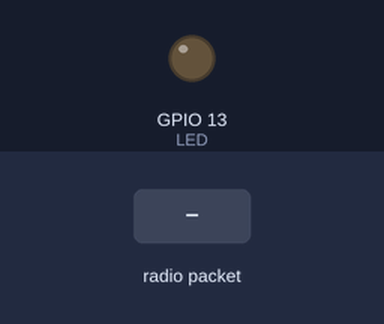
This sketch was run on a simulated ESP8266 (NodeMCU). On the bench: output pins drawn as LEDs (lit = HIGH). Inputs (shaded band) come from the test bench. WiFi joins after 1.5 s; servers stay silent unless stated; uploads are accepted with an empty reply; no radio packets arrive unless stated; pins used as bus, display or sensor lines are not drawn; what the sketch prints to the serial monitor is not drawn.

Above: at 2.8 s.
2.9 s: radio packet "1" arrives
At 3.05 s:
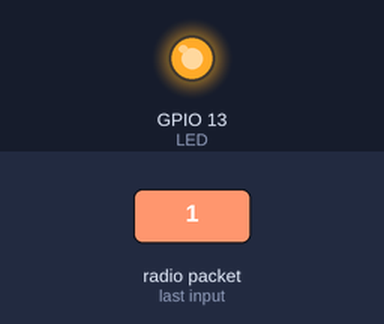
Timing chart, 0 to 5.9 s (numbered marks = the images above; inputs shaded):
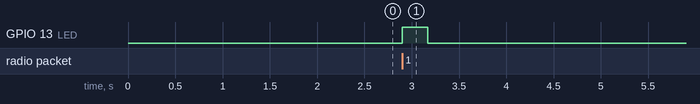

Measured:
- after the input at 2.9 s, GPIO 13 (LED): LOW → HIGH at once, → LOW 0.27 s later

The sketch:

rf95_server.ino
```cpp
#define BYTESWAP32(z) ((uint32_t)((z&0xFF)<<24|((z>>8)&0xFF)<<16|((z>>16)&0xFF)<<8|((z>>24)&0xFF)))

// ROBIOT
// FOR ESP8266!

#include <SPI.h>
#include <RH_RF95.h>
#include <Esp.h>
#include <ESP8266WiFi.h>
#include <ESP8266HTTPClient.h>

#define RFM95_CS 5
#define RFM95_RST 16
#define RFM95_INT 4

// Change to 434.0 or other frequency, must match RX's freq!
#define RF95_FREQ 863.0

// Singleton instance of the radio driver
RH_RF95 rf95(RFM95_CS, RFM95_INT);

struct packet{
  uint8_t droneID;
  uint8_t lat0;
  uint8_t lat1;
  uint8_t lat2;
  uint8_t lat3;
  uint8_t NorthSouth;
  uint8_t lon0;
  uint8_t lon1;
  uint8_t lon2;
  uint8_t lon3;
  uint8_t EastWest;
  uint16_t altitude;
  uint16_t speed;

  // Keeping track of the packets
  float time;
  uint8_t SEQ;

  // TBD how we send data
  uint8_t sensorid;
  uint32_t sensorData;

  //This should always be 0!
  uint8_t end;
};

int sendOHttp(uint8_t robiotID, float gpsLat, uint8_t noSo, float gpsLon, uint8_t eaWe, float gpsAlt);

#define SERVER_IP "192.168.1.35:5000"

//TODO: Nire etxeko wifi pasahitza ez publikatzea hortik... ya berandu... en fin... :(

#ifndef STASSID
#define STASSID "Portuetxe24"
#define STAPSK "ErEkIk27Ct"
#endif

int robiotID = 1;
int gwID = 1;
float gpsLat = 0;
float gpsLon = 0;
float gpsAlt = 0;
float hdg = 0;

// Blinky on receipt
#define LED 13

void setup()
{
  pinMode(LED, OUTPUT);
  pinMode(RFM95_RST, OUTPUT);
  digitalWrite(RFM95_RST, HIGH);

  while (!Serial);
  Serial.begin(74880);
  delay(100);

  WiFi.begin(STASSID, STAPSK);

  while (WiFi.status() != WL_CONNECTED) {
    delay(500);
    Serial.print(".");
  }
  Serial.println("");
  Serial.print("Connected! IP address: ");
  Serial.println(WiFi.localIP());

  // manual reset
  digitalWrite(RFM95_RST, LOW);
  delay(10);
  digitalWrite(RFM95_RST, HIGH);
  delay(10);

  while (!rf95.init()) {
    Serial.println("LoRa radio init failed");
    delay(5);
    ESP.wdtFeed();
  }
  Serial.println("LoRa radio init OK!");

  // Defaults after init are 434.0MHz, modulation GFSK_Rb250Fd250, +13dbM
  if (!rf95.setFrequency(RF95_FREQ)) {
    Serial.println("setFrequency failed");
    ESP.wdtFeed();
  }
  Serial.print("Set Freq to: "); Serial.println(RF95_FREQ);

  // Defaults after init are 434.0MHz, 13dBm, Bw = 125 kHz, Cr = 4/5, Sf = 128chips/symbol, CRC on

  // The default transmitter power is 13dBm, using PA_BOOST.
  // If you are using RFM95/96/97/98 modules which uses the PA_BOOST transmitter pin, then
  // you can set transmitter powers from 5 to 23 dBm:
  rf95.setTxPower(23, false);
}

void loop()
{
  if (rf95.available())
  {

  //Replacing the arbitrary 255-4 buffer lenght with what we need
  uint8_t buf[sizeof(struct packet)];
  uint8_t len = sizeof(buf);

    if (rf95.recv(buf, &len))
    {
      digitalWrite(LED, HIGH);
      //RH_RF95::printBuffer("Received: ", buf, len);
      Serial.print("Got: ");
      //Serial.println((char*)buf);

      struct packet rxPacket;

      Serial.println("=======================");
      Serial.println(sizeof(float));

      Serial.println((char*)buf);
      Serial.println(sizeof(buf));
      gpsLat = 16777216*rxPacket.lat3 + 65536*rxPacket.lat2 + 256*rxPacket.lat1 + rxPacket.lat0;
      int32_t longitude = 16777216*rxPacket.lon3 + 65536*rxPacket.lon2 + 256*rxPacket.lon1 + rxPacket.lon0;

      memcpy(&rxPacket, &buf, sizeof(rxPacket));
      Serial.println(rxPacket.droneID);
      Serial.println(16777216*rxPacket.lat3 + 65536*rxPacket.lat2 + 256*rxPacket.lat1 + rxPacket.lat0);
      Serial.println(16777216*rxPacket.lon3 + 65536*rxPacket.lon2 + 256*rxPacket.lon1 + rxPacket.lon0);

      //LoRa bidez jasotakoa http bidez bidali
      sendOHttp(rxPacket.droneID, (float)((16777216*rxPacket.lat3 + 65536*rxPacket.lat2 + 256*rxPacket.lat1 + rxPacket.lat0)/(float)10000), rxPacket.NorthSouth, (float)((16777216*rxPacket.lon3 + 65536*rxPacket.lon2 + 256*rxPacket.lon1 + rxPacket.lon0)/(float)10000), rxPacket.EastWest, rxPacket.altitude);

      Serial.println("=======================");
      Serial.println(sizeof(rxPacket));
      Serial.print("RSSI: ");
      Serial.println(rf95.lastRssi(), DEC);

      // Send a reply
      uint8_t data[] = "Ack";
      rf95.send(data, sizeof(data));
      rf95.waitPacketSent();
      Serial.println("Sent a reply");
      digitalWrite(LED, LOW);
    }
    else
    {
      Serial.println("Receive failed");
    }
  }
}

int sendOHttp(uint8_t robiotID, float gpsLat, uint8_t noSo, float gpsLon, uint8_t eaWe, float gpsAlt) {
  // wait for WiFi connection
  if ((WiFi.status() == WL_CONNECTED)) {

    WiFiClient client;
    HTTPClient http;

    if(noSo > 0){
      gpsLat = gpsLat- 2*gpsLat;
    }


    if(eaWe > 0){
      gpsLon = gpsLon- 2*gpsLon;
    }

    Serial.print("[HTTP] begin...\n");
    // configure traged server and url

    http.begin(client, "http://" SERVER_IP "/gwInsert/1");  // HTTP
    http.addHeader("Content-Type", "application/json");

    Serial.print("[HTTP] POST...\n");
    // start connection and send HTTP header and body
    char buffer[1024];
      sprintf(buffer, "{\"robiotId\":\"%d\",\n\"gwid\":\"%d\",\n\"lat\":\"%.6f\",\n\"lon\":\"%.6f\",\n\"hdg\":\"%.6f\",\n\"alt\":\"%.6f\"}", robiotID, gwID, gpsLat, gpsLon, hdg, gpsAlt);
    int httpCode = http.POST(buffer);

    // httpCode will be negative on error
    if (httpCode > 0) {
      // HTTP header has been send and Server response header has been handled
      Serial.printf("[HTTP] POST... code: %d\n", httpCode);

      // file found at server
      if (httpCode == HTTP_CODE_OK) {
        const String& payload = http.getString();
        Serial.println("received payload:\n<<");
        Serial.println(payload);
        //TODO: JASOTAKO HAU PARSEATU ETA DRONEARI HURRENGO WAYPOINTAREN BALIOAREKIN ERANTZUN!
        Serial.println(">>");
      }
    } else {
      Serial.printf("[HTTP] POST... failed, error: %s\n", http.errorToString(httpCode).c_str());
    }

    http.end();
  }
  return 0;
}
```
